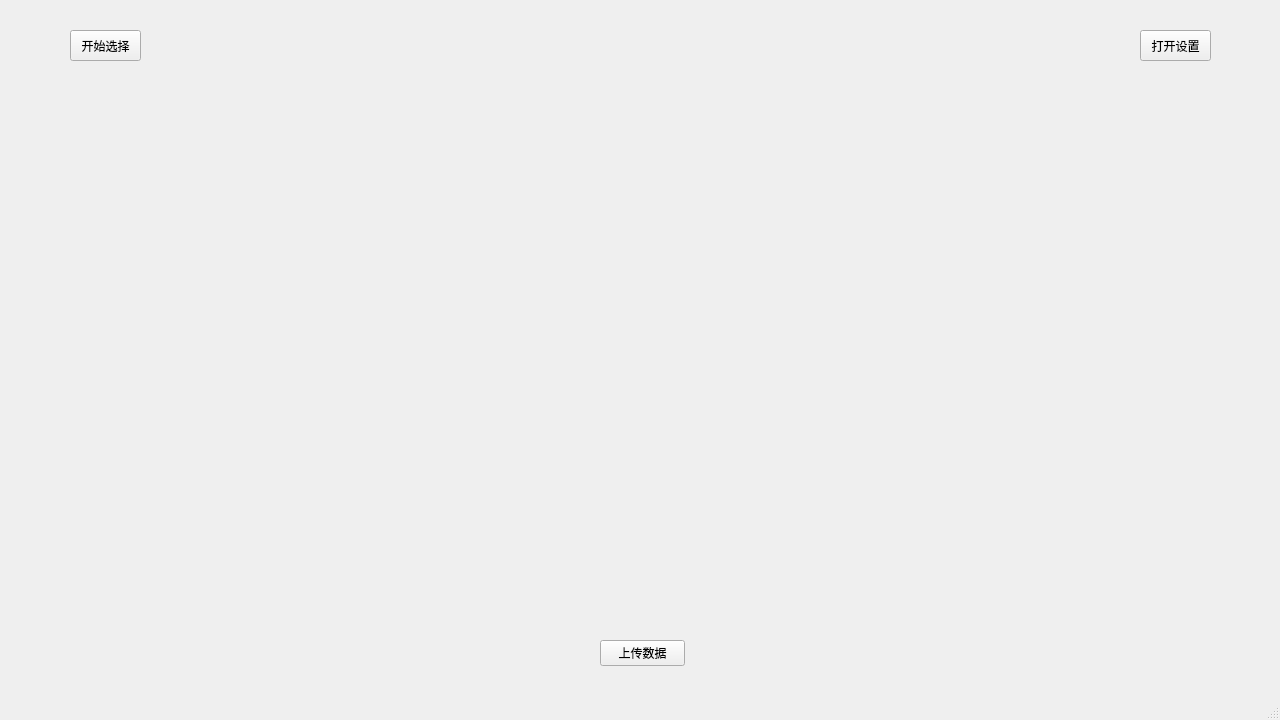
<?xml version="1.0" encoding="UTF-8"?>
<ui version="4.0">
 <class>MainWindow</class>
 <widget class="QMainWindow" name="MainWindow">
  <property name="geometry">
   <rect>
    <x>0</x>
    <y>0</y>
    <width>1280</width>
    <height>720</height>
   </rect>
  </property>
  <property name="windowTitle">
   <string>MainWindow</string>
  </property>
  <widget class="QWidget" name="centralwidget">
   <widget class="QPushButton" name="startPushButton">
    <property name="geometry">
     <rect>
      <x>70</x>
      <y>30</y>
      <width>71</width>
      <height>31</height>
     </rect>
    </property>
    <property name="text">
     <string>开始选择</string>
    </property>
   </widget>
   <widget class="QWidget" name="widget" native="true">
    <property name="geometry">
     <rect>
      <x>70</x>
      <y>30</y>
      <width>71</width>
      <height>31</height>
     </rect>
    </property>
    <widget class="QListWidget" name="listWidget_studentNumber">
     <property name="geometry">
      <rect>
       <x>20</x>
       <y>40</y>
       <width>211</width>
       <height>381</height>
      </rect>
     </property>
    </widget>
    <widget class="QListWidget" name="listWidget_chooseItem">
     <property name="geometry">
      <rect>
       <x>360</x>
       <y>40</y>
       <width>601</width>
       <height>381</height>
      </rect>
     </property>
     <property name="font">
      <font>
       <pointsize>15</pointsize>
      </font>
     </property>
    </widget>
   </widget>
   <widget class="QPushButton" name="configPushButton">
    <property name="geometry">
     <rect>
      <x>1140</x>
      <y>30</y>
      <width>71</width>
      <height>31</height>
     </rect>
    </property>
    <property name="text">
     <string>打开设置</string>
    </property>
   </widget>
   <widget class="QWidget" name="configWidget" native="true">
    <property name="geometry">
     <rect>
      <x>1140</x>
      <y>30</y>
      <width>71</width>
      <height>31</height>
     </rect>
    </property>
    <widget class="QTabWidget" name="tabWidget_config">
     <property name="geometry">
      <rect>
       <x>0</x>
       <y>50</y>
       <width>981</width>
       <height>351</height>
      </rect>
     </property>
     <property name="currentIndex">
      <number>0</number>
     </property>
     <widget class="QWidget" name="general">
      <attribute name="title">
       <string>常用设置</string>
      </attribute>
      <widget class="QLabel" name="label_studentNumber">
       <property name="geometry">
        <rect>
         <x>60</x>
         <y>20</y>
         <width>71</width>
         <height>41</height>
        </rect>
       </property>
       <property name="text">
        <string>学生数量</string>
       </property>
       <property name="alignment">
        <set>Qt::AlignmentFlag::AlignCenter</set>
       </property>
      </widget>
      <widget class="QSpinBox" name="spinBox_studentNumber">
       <property name="geometry">
        <rect>
         <x>870</x>
         <y>20</y>
         <width>42</width>
         <height>41</height>
        </rect>
       </property>
       <property name="maximum">
        <number>100</number>
       </property>
       <property name="value">
        <number>43</number>
       </property>
      </widget>
      <widget class="QLabel" name="label_grade">
       <property name="geometry">
        <rect>
         <x>60</x>
         <y>80</y>
         <width>71</width>
         <height>41</height>
        </rect>
       </property>
       <property name="text">
        <string>年级</string>
       </property>
       <property name="alignment">
        <set>Qt::AlignmentFlag::AlignCenter</set>
       </property>
      </widget>
      <widget class="QLabel" name="label_class">
       <property name="geometry">
        <rect>
         <x>60</x>
         <y>140</y>
         <width>71</width>
         <height>41</height>
        </rect>
       </property>
       <property name="text">
        <string>班级</string>
       </property>
       <property name="alignment">
        <set>Qt::AlignmentFlag::AlignCenter</set>
       </property>
      </widget>
      <widget class="QSpinBox" name="spinBox_grade">
       <property name="geometry">
        <rect>
         <x>870</x>
         <y>80</y>
         <width>42</width>
         <height>41</height>
        </rect>
       </property>
       <property name="minimum">
        <number>1</number>
       </property>
       <property name="maximum">
        <number>20</number>
       </property>
       <property name="value">
        <number>1</number>
       </property>
      </widget>
      <widget class="QSpinBox" name="spinBox_class">
       <property name="geometry">
        <rect>
         <x>870</x>
         <y>140</y>
         <width>42</width>
         <height>41</height>
        </rect>
       </property>
       <property name="minimum">
        <number>1</number>
       </property>
       <property name="maximum">
        <number>50</number>
       </property>
       <property name="value">
        <number>15</number>
       </property>
      </widget>
     </widget>
     <widget class="QWidget" name="server">
      <attribute name="title">
       <string>服务器设置</string>
      </attribute>
      <widget class="QLabel" name="label_sshServer">
       <property name="geometry">
        <rect>
         <x>450</x>
         <y>30</y>
         <width>81</width>
         <height>31</height>
        </rect>
       </property>
       <property name="text">
        <string>ssh服务器</string>
       </property>
       <property name="alignment">
        <set>Qt::AlignmentFlag::AlignCenter</set>
       </property>
      </widget>
      <widget class="QLabel" name="label_ipAddress">
       <property name="geometry">
        <rect>
         <x>30</x>
         <y>80</y>
         <width>61</width>
         <height>21</height>
        </rect>
       </property>
       <property name="text">
        <string>ip地址</string>
       </property>
      </widget>
      <widget class="QLabel" name="label_userName">
       <property name="geometry">
        <rect>
         <x>30</x>
         <y>120</y>
         <width>61</width>
         <height>21</height>
        </rect>
       </property>
       <property name="text">
        <string>用户名</string>
       </property>
      </widget>
      <widget class="QLabel" name="label_userPasswd">
       <property name="geometry">
        <rect>
         <x>30</x>
         <y>160</y>
         <width>61</width>
         <height>21</height>
        </rect>
       </property>
       <property name="text">
        <string>密码</string>
       </property>
      </widget>
      <widget class="QLineEdit" name="lineEdit_ipAddress">
       <property name="geometry">
        <rect>
         <x>600</x>
         <y>80</y>
         <width>331</width>
         <height>31</height>
        </rect>
       </property>
       <property name="text">
        <string>127.0.0.1</string>
       </property>
      </widget>
      <widget class="QLineEdit" name="lineEdit_userName">
       <property name="geometry">
        <rect>
         <x>600</x>
         <y>120</y>
         <width>331</width>
         <height>31</height>
        </rect>
       </property>
       <property name="text">
        <string>user</string>
       </property>
      </widget>
      <widget class="QLineEdit" name="lineEdit_userPasswd">
       <property name="geometry">
        <rect>
         <x>600</x>
         <y>160</y>
         <width>331</width>
         <height>31</height>
        </rect>
       </property>
       <property name="text">
        <string>1</string>
       </property>
       <property name="echoMode">
        <enum>QLineEdit::EchoMode::PasswordEchoOnEdit</enum>
       </property>
      </widget>
     </widget>
    </widget>
    <widget class="QLabel" name="label">
     <property name="geometry">
      <rect>
       <x>0</x>
       <y>0</y>
       <width>981</width>
       <height>41</height>
      </rect>
     </property>
     <property name="text">
      <string>设置</string>
     </property>
     <property name="alignment">
      <set>Qt::AlignmentFlag::AlignCenter</set>
     </property>
    </widget>
    <widget class="QPushButton" name="pushButton_saveConfigs">
     <property name="geometry">
      <rect>
       <x>450</x>
       <y>400</y>
       <width>91</width>
       <height>31</height>
      </rect>
     </property>
     <property name="text">
      <string>保存设置</string>
     </property>
    </widget>
   </widget>
   <widget class="QPushButton" name="pushButton_submit">
    <property name="geometry">
     <rect>
      <x>600</x>
      <y>640</y>
      <width>85</width>
      <height>26</height>
     </rect>
    </property>
    <property name="text">
     <string>上传数据</string>
    </property>
   </widget>
   <zorder>widget</zorder>
   <zorder>configWidget</zorder>
   <zorder>startPushButton</zorder>
   <zorder>configPushButton</zorder>
   <zorder>pushButton_submit</zorder>
  </widget>
  <widget class="QMenuBar" name="menubar">
   <property name="geometry">
    <rect>
     <x>0</x>
     <y>0</y>
     <width>1280</width>
     <height>24</height>
    </rect>
   </property>
  </widget>
  <widget class="QStatusBar" name="statusbar"/>
 </widget>
 <resources/>
 <connections/>
</ui>
